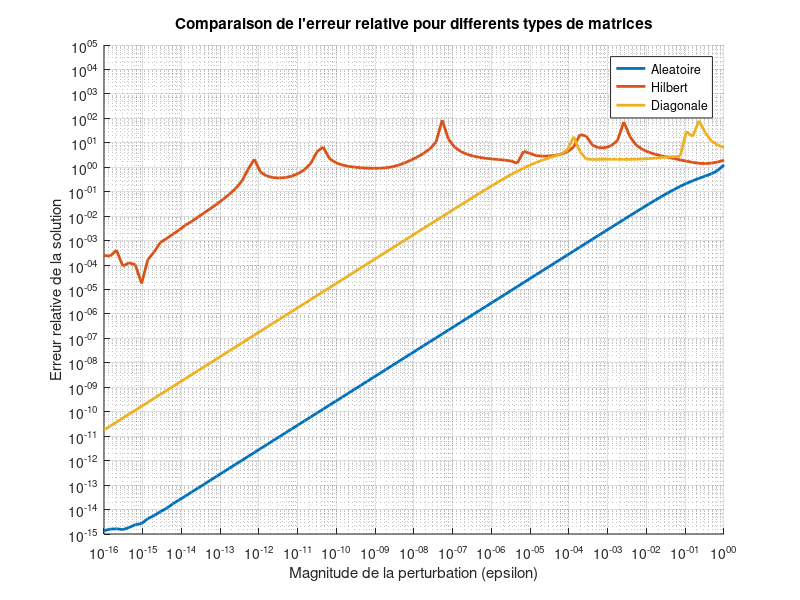

The MATLAB source for this figure:
% Script pour visualiser et comparer le conditionnement de differentes matrices

% --- Initialisation ---
n = 10; % Taille des matrices
x_exact = ones(n, 1);
epsilon_values = logspace(-16, 0, 100);
matrix_types = {'Aleatoire', 'Hilbert', 'Diagonale'};

figure;
hold on;

% --- Boucle sur les types de matrices ---
for i = 1:length(matrix_types)
    type = matrix_types{i};
    erreurs = [];
    
    % 1. Generation de la matrice A
    switch type
        case 'Aleatoire'
            A = rand(n, n);
        case 'Hilbert'
            A = hilb(n);
        case 'Diagonale'
            % Matrice diagonale avec des valeurs tres espacees pour etre mal conditionnee
            A = diag(logspace(5, -5, n)); 
    end
    
    b = A * x_exact;
    B = rand(n, n); % Matrice de perturbation
    
    fprintf('Traitement de la matrice: %s (Cond = %e)\n', type, cond(A));

    % 2. Boucle sur les perturbations
    for epsilon = epsilon_values
        A_perturbe = A + epsilon * B;
        x_perturbe = A_perturbe \ b;
        err = norm(x_perturbe - x_exact) / norm(x_exact);
        erreurs = [erreurs, err];
    end
    
    % 3. Tracer la courbe pour ce type de matrice
    loglog(epsilon_values, erreurs, '-', 'LineWidth', 2);
end

% --- Finalisation du graphique ---
hold off;
title('Comparaison de l''erreur relative pour differents types de matrices');
xlabel('Magnitude de la perturbation (epsilon)');
ylabel('Erreur relative de la solution');
legend(matrix_types);
grid on;
axis([1e-16 1 1e-15 1e5]); % Ajuster les axes pour une meilleure visualisation